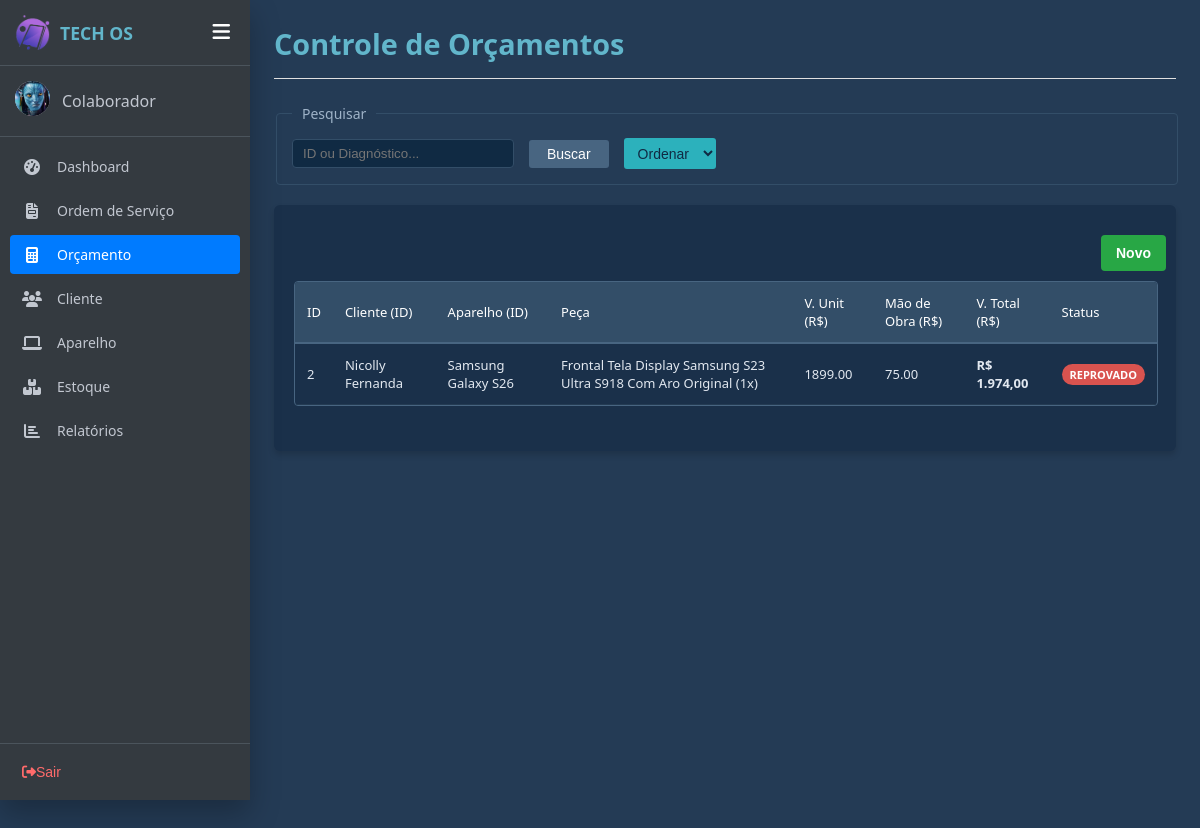
Screenshot of /orcamentos.php with the database file from the repository.
### tables this page shows
CREATE TABLE `orcamento` (
  `idOrcamento` int(11) NOT NULL COMMENT 'Chave primária de identificação do orçamento',
  `diagnostico` varchar(255) DEFAULT NULL COMMENT 'Avaliação técnica inicial, defeito constatado ou parecer profissional sobre o problema',
  `peca` varchar(255) DEFAULT NULL COMMENT 'Descrição das peças principais necessárias',
  `valorUni` decimal(10,2) DEFAULT 0.00 COMMENT 'Valor unitário associado(subtotal das peças)',
  `maoObra` decimal(10,2) DEFAULT 0.00 COMMENT 'Valor cobrado pelo serviço',
  `valorTotal` decimal(10,2) DEFAULT 0.00 COMMENT 'Valor total do orçamento',
  `status` varchar(50) DEFAULT 'aberto' COMMENT 'Situação atual do orçamento(aberto,aprovado, reprovado, finalizado).',
  `OS_idOS` int(11) DEFAULT NULL COMMENT 'Chave estrangeira.Vincula este orçamento à Ordem de Serviço correspondente, se houver.',
  `Cliente_idCliente` int(11) NOT NULL COMMENT 'Chave estrangeira. Identifica o cliente que solicitou o orçamento',
  `Aparelho_idAparelho` int(11) NOT NULL COMMENT 'Chave estrangeira. Vincula o orçamento ao aparelho que passará pelo serviço',
  `dataOrcamento` datetime DEFAULT current_timestamp() COMMENT 'Data e hora de criação ou registro do orçamento no sistema'
);

CREATE TABLE `clientes` (
  `idCliente` int(11) NOT NULL COMMENT 'Número de identificação do cliente',
  `nomeCliente` varchar(150) NOT NULL COMMENT 'Nome do cliente que será cadastrado ',
  `cpfCliente` varchar(15) NOT NULL COMMENT 'CPF completo do cliente',
  `emailCliente` varchar(150) NOT NULL COMMENT 'Endereço de email principal para contato e notificações',
  `telefoneCliente` varchar(20) NOT NULL COMMENT 'O número para contato com o cliente',
  `cepCliente` varchar(10) NOT NULL COMMENT 'O CEP para identificar o endereço do cliente',
  `enderecoCliente` varchar(30) NOT NULL COMMENT 'O nome da rua em que mora',
  `numeroCliente` varchar(20) NOT NULL COMMENT 'Número da residência',
  `complementoCliente` varchar(50) NOT NULL COMMENT 'O complemento opcional para identificar onde o cliente mora',
  `bairroCliente` varchar(40) NOT NULL COMMENT 'O bome do Bairro do cliente',
  `cidadeCliente` varchar(30) NOT NULL COMMENT 'O nome da cidade em que reside',
  `estadoCliente` varchar(30) NOT NULL COMMENT 'O nome do Estado em que mora'
);

CREATE TABLE `marca` (
  `idMarca` int(11) NOT NULL COMMENT 'Chave primária de identificação da marca',
  `nomeMarca` varchar(100) NOT NULL COMMENT 'Marca do produto'
);

CREATE TABLE `modelo` (
  `idModelo` int(11) NOT NULL COMMENT 'Chave primária de identificação do modelo do aparelho',
  `nomeModelo` varchar(100) NOT NULL COMMENT 'nome do modelo do aparelho',
  `Marca_idMarca` int(11) NOT NULL
);

### orcamentos.php (the view, shortened to what this page needs)
<!DOCTYPE html>
<html lang="pt-BR">
<head>
    <link rel="stylesheet" href="css/style_geral.css">
    <link rel="stylesheet" href="css/style_orcamento.css">
</head>
<body>
    <?php include('sidebar.php'); ?>
    <div class="page-content">
        <div class="os-header">
            <div>
                <h2>Controle de Orçamentos</h2>
            </div>
        </div>
        <fieldset class="search-fieldset">
            <legend>Pesquisar</legend>
            <div class="search-box">
                <input type="text" id="pesquisar" name="pesquisar" placeholder="ID ou Diagnóstico...">
                <button type="button" class="btn btn-blue" id="btnBuscar">Buscar</button>
                <select id="ordenarSelect" class="btn btn-cyan" style="color: #102a43; cursor: pointer; height: 31px; padding: 0 10px;">
                    <option value="" style="color: black;">Ordenar</option>
                </select>
            </div>
        </fieldset>
        <div class="section-card">
        <div class="footer-actions">
            <button type="button" class="btn btn-sucesso" id="btnNovoOrcamento">Novo</button>
        </div>
            <div class="table-container">
                <table class="os-table" id="orcamentoTable">
                    <thead>
                        <tr>
                            <th>ID</th>
                            <th>Cliente (ID)</th>
                            <th>Aparelho (ID)</th>
                            <th>Peça</th>
                            <th>V. Unit (R$)</th>
                            <th>Mão de Obra (R$)</th>
                            <th>V. Total (R$)</th>
                            <th>Status</th>
                        </tr>
                    </thead>
                    <tbody>
                        <?php echo listarOrcamentos(); ?>
                    </tbody>
                </table>
            </div>
        </div>
    </div>
</body>
</html>

### php/funcaoOrcamento.php (shortened to what this page needs)
<?php
function listarOrcamentos(){
    $html = "";
        $sql = "SELECT o.idOrcamento, c.nomeCliente, m.nomeMarca, mo.nomeModelo,
                    o.peca, o.valorUni, o.maoObra, o.valorTotal, o.status, o.diagnostico,
                    o.Cliente_idCliente, o.Aparelho_idAparelho
                FROM orcamento o
                INNER JOIN clientes c ON o.Cliente_idCliente = c.idCliente
                INNER JOIN aparelho a ON o.Aparelho_idAparelho = a.idAparelho
                INNER JOIN modelo mo ON a.Modelo_idModelo = mo.idModelo
                INNER JOIN marca m ON mo.Marca_idMarca = m.idMarca";
    include("includes/conexao.php");
    $result = mysqli_query($conn, $sql);
    if($result && mysqli_num_rows($result) > 0){
        foreach($result as $coluna){
            $statusFormatado = ucfirst($coluna['status']);
            if(strtolower($coluna['status']) == 'recusado' || strtolower($coluna['status']) == 'reprovado') $classeBadge = 'badge-reprovado';
            $idO = $coluna['idOrcamento'];
            $pecasResult = mysqli_query($conn, "SELECT peca, quantidade FROM orcamento_peca WHERE Orcamento_idOrcamento = $idO");
            $listaPecas = [];
            while($p = mysqli_fetch_assoc($pecasResult)){
                $listaPecas[] = $p['peca'] . " (" . $p['quantidade'] . "x)";
            }
            $txtPecas = count($listaPecas) > 0 ? implode(", ", $listaPecas) : "Sem peças vinculadas";
            $html .= "<tr class='orcamento-row' style='cursor: pointer;'
                        data-id='".$coluna['idOrcamento']."'
                        data-cliente='".htmlspecialchars($coluna['nomeCliente'], ENT_QUOTES, 'UTF-8')."'
                        data-cliente-id='".$coluna['Cliente_idCliente']."'
                        data-aparelho-id='".$coluna['Aparelho_idAparelho']."'
                        data-aparelho='".$coluna['nomeMarca']." ".$coluna['nomeModelo']."'
                        data-diagnostico='".htmlspecialchars($coluna['diagnostico'] ?? '', ENT_QUOTES, 'UTF-8')."'
                        data-pecas='".htmlspecialchars($txtPecas, ENT_QUOTES, 'UTF-8')."'
                        data-mao-obra='".$coluna['maoObra']."'
                        data-total='".$coluna['valorTotal']."'
                        data-status='".ucfirst($coluna['status'])."'>
                    <td>".$coluna['idOrcamento']."</td>
                    <td>".$coluna['nomeCliente']."</td>
                    <td>".$coluna['nomeMarca']." ".$coluna['nomeModelo']."</td>
                    <td>".$txtPecas."</td>
                    <td>".$coluna['valorUni']."</td>
                    <td>".$coluna['maoObra']."</td>
                    <td><strong>R$ ".number_format($coluna['valorTotal'], 2, ',', '.')."</strong></td>
                    <td>";
            if (strtolower($coluna['status']) == 'aberto') {
                $html .= "<button type= 'button' class='badge badge-aberto' onclick='abrirModalStatus(".$coluna['idOrcamento'].")' style='cursor:pointer; border: none;'>Aberto</button>";
            } else {
                $html .= "<span class='badge ".$classeBadge."'>".$statusFormatado."</span>";
            }
            $html .= "</td></tr>";
        }
    } else {
        $html .= "<tr><td colspan='8' style='text-align:center;'>Nenhum orçamento cadastrado.</td></tr>";
    }
    return $html;
}
?>

### css/style_geral.css (style rules this page uses)
.page-content { display: flex; flex-direction: column; width: 100%; padding: 24px; min-height: 100vh; overflow-x: hidden; background-color: #243b55; color: #ffffff; font-family: 'Segoe UI', Tahoma, Geneva, Verdana, sans-serif; }
.os-header { display: flex; justify-content: space-between; align-items: center; border-bottom: 1px solid #e0e0e0; padding-bottom: 10px; margin-bottom: 25px; }
.os-header h2 { font-size: 1.8rem; color: #62b6cb; margin: 0 0 5px 0; }
.search-fieldset { border: 1px solid #334e68; border-radius: 4px; padding: 15px; margin-bottom: 20px; width: 100%; box-sizing: border-box; }
.search-fieldset legend { padding: 0 10px; font-size: 14px; color: #9fb3c8; }
.search-box { display: flex; align-items: center; gap: 15px; }
.search-box input[type="text"] { background-color: #102a43; border: 1px solid #334e68; color: white; padding: 6px 10px; border-radius: 4px; width: 200px; outline: none; }
.btn { padding: 6px 18px; border: none; border-radius: 3px; cursor: pointer; font-size: 14px; transition: background 0.2s; }
.btn-blue { background-color: #486581; color: white; }
.btn-cyan { background-color: #2cb1bc; color: #102a43; font-weight: 500; }
.badge { padding: 3px 8px; border-radius: 12px; font-size: 11px; text-transform: uppercase; font-weight: bold; }
.badge-reprovado { background-color: #d9534f; color: #fff; }
.btn-sucesso { background-color: #28a745; color: white; border: none; padding: 10px 15px; border-radius: 4px; cursor: pointer; font-weight: bold; }
.section-card { background-color: #1a304a; border-radius: 6px; padding: 20px; box-shadow: 0 4px 6px rgba(0, 0, 0, 0.15); }
.table-container { border: 1px solid #486581 !important; border-radius: 4px; background-color: #1a304a; overflow-x: auto; margin-bottom: 25px; width: 100%; flex-grow: 1; }
.os-table { width: 100%; border-collapse: collapse; text-align: left; font-size: 13px; }
.os-table th { background-color: #334e68; color: #ffffff; padding: 12px; font-weight: 500; border-bottom: 2px solid #486581; }
.os-table td { padding: 12px; border-bottom: 1px solid #243b53; color: #e2e8f0; }
.footer-actions { display: flex; justify-content: right; gap: 15px; width: 100%; margin-top: auto; padding: 10px; }

### css/sidebar.css (style rules this page uses)
:root { --sidebar-bg: #343a40; --sidebar-hover: rgba(255, 255, 255, 0.1); --sidebar-active: #007bff; --text-color: #c2c7d0; --sidebar-width: 250px; }
body { margin: 0; font-family: 'Segoe UI', Tahoma, Geneva, Verdana, sans-serif; display: flex; background-color: #243b55; color: #ffffff; min-height: 100vh; transition: padding-left 0.3s ease; padding-left: var(--sidebar-width); }

### rows the page displays
orcamento: idOrcamento "2", clientes.nomeCliente "Nicolly Fernanda", marca.nomeMarca "Samsung", modelo.nomeModelo "Galaxy S26", txtPecas "Frontal Tela Display Samsung S23 Ultra S918 Com Aro Original (1x)", valorUni "1899.00", maoObra "75.00", valorTotal "1.974,00", status "REPROVADO"

### other values shown
nomeFuncionario($idLogado) "Colaborador"
